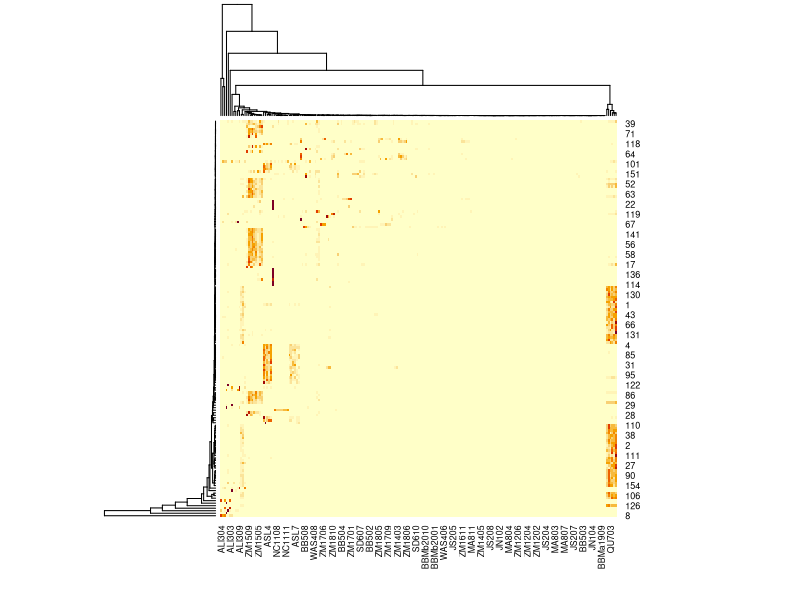

This figure's R source:
## ---- chunk 1
knitr::opts_chunk$set(echo = TRUE)
## ---- chunk 2
# session info
sessionInfo()
## ---- chunk 3
# data
MAGnum <- read.delim("input_matrix_v1.txt")
rownames(MAGnum) <- MAGnum[,1]
counts <- MAGnum[,-1]
counts[,1]
MAGcountsNum <- sapply(counts, as.numeric)
## ---- chunk 4
heatmap(MAGcountsNum)
